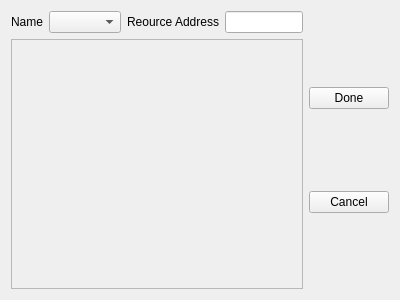
<?xml version="1.0" encoding="UTF-8"?>
<ui version="4.0">
 <class>Form</class>
 <widget class="QWidget" name="Form">
  <property name="geometry">
   <rect>
    <x>0</x>
    <y>0</y>
    <width>400</width>
    <height>300</height>
   </rect>
  </property>
  <property name="windowTitle">
   <string>ISNT Edit</string>
  </property>
  <layout class="QGridLayout" name="gridLayout">
   <item row="0" column="0">
    <layout class="QVBoxLayout" name="verticalLayout">
     <item>
      <layout class="QHBoxLayout" name="horizontalLayout_3">
       <item>
        <layout class="QHBoxLayout" name="horizontalLayout">
         <item>
          <widget class="QLabel" name="label">
           <property name="text">
            <string>Name</string>
           </property>
          </widget>
         </item>
         <item>
          <widget class="QComboBox" name="combo_name"/>
         </item>
        </layout>
       </item>
       <item>
        <layout class="QHBoxLayout" name="horizontalLayout_2">
         <item>
          <widget class="QLabel" name="label_2">
           <property name="text">
            <string>Reource Address</string>
           </property>
          </widget>
         </item>
         <item>
          <widget class="QLineEdit" name="edit_resAd"/>
         </item>
        </layout>
       </item>
      </layout>
     </item>
     <item>
      <widget class="QTextBrowser" name="text_display">
       <property name="enabled">
        <bool>false</bool>
       </property>
      </widget>
     </item>
    </layout>
   </item>
   <item row="0" column="1">
    <layout class="QVBoxLayout" name="verticalLayout_2">
     <item>
      <widget class="QPushButton" name="button_add">
       <property name="text">
        <string>Done</string>
       </property>
      </widget>
     </item>
     <item>
      <widget class="QPushButton" name="button_cancel">
       <property name="text">
        <string>Cancel</string>
       </property>
      </widget>
     </item>
    </layout>
   </item>
  </layout>
 </widget>
 <resources/>
 <connections>
  <connection>
   <sender>button_cancel</sender>
   <signal>clicked()</signal>
   <receiver>Form</receiver>
   <slot>close()</slot>
   <hints>
    <hint type="sourcelabel">
     <x>361</x>
     <y>208</y>
    </hint>
    <hint type="destinationlabel">
     <x>396</x>
     <y>270</y>
    </hint>
   </hints>
  </connection>
 </connections>
</ui>
